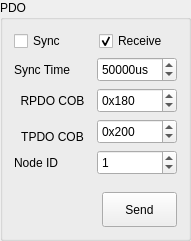
       <widget class="QGroupBox" name="groupBox_6">
        <property name="sizePolicy">
         <sizepolicy hsizetype="Minimum" vsizetype="Preferred">
          <horstretch>0</horstretch>
          <verstretch>0</verstretch>
         </sizepolicy>
        </property>
        <property name="maximumSize">
         <size>
          <width>191</width>
          <height>16777215</height>
         </size>
        </property>
        <property name="title">
         <string>PDO</string>
        </property>
        <layout class="QGridLayout" name="gridLayout_12">
         <item row="0" column="0">
          <widget class="QCheckBox" name="checkBox_sync">
           <property name="maximumSize">
            <size>
             <width>16777215</width>
             <height>30</height>
            </size>
           </property>
           <property name="text">
            <string>Sync</string>
           </property>
          </widget>
         </item>
         <item row="0" column="1">
          <widget class="QCheckBox" name="checkBox_pdoReceive">
           <property name="maximumSize">
            <size>
             <width>16777215</width>
             <height>30</height>
            </size>
           </property>
           <property name="text">
            <string>Receive</string>
           </property>
           <property name="checked">
            <bool>true</bool>
           </property>
          </widget>
         </item>
         <item row="1" column="0" colspan="2">
          <layout class="QGridLayout" name="gridLayout_9">
           <item row="0" column="0">
            <widget class="QLabel" name="rawFilterLabel_10">
             <property name="text">
              <string>Sync Time</string>
             </property>
            </widget>
           </item>
           <item row="0" column="1">
            <widget class="QSpinBox" name="spinBox_syncTime">
             <property name="minimumSize">
              <size>
               <width>0</width>
               <height>25</height>
              </size>
             </property>
             <property name="suffix">
              <string>us</string>
             </property>
             <property name="maximum">
              <number>999999999</number>
             </property>
             <property name="singleStep">
              <number>1000</number>
             </property>
             <property name="value">
              <number>50000</number>
             </property>
            </widget>
           </item>
           <item row="1" column="0">
            <widget class="QLabel" name="rawFilterLabel_11">
             <property name="text">
              <string>RPDO COB</string>
             </property>
             <property name="alignment">
              <set>Qt::AlignCenter</set>
             </property>
            </widget>
           </item>
           <item row="1" column="1">
            <widget class="QSpinBox" name="spinBox_rpdoCOB">
             <property name="minimumSize">
              <size>
               <width>0</width>
               <height>25</height>
              </size>
             </property>
             <property name="prefix">
              <string>0x</string>
             </property>
             <property name="maximum">
              <number>99999</number>
             </property>
             <property name="value">
              <number>384</number>
             </property>
             <property name="displayIntegerBase">
              <number>16</number>
             </property>
            </widget>
           </item>
           <item row="2" column="1" rowspan="2">
            <widget class="QSpinBox" name="spinBox_tpdoCOB">
             <property name="minimumSize">
              <size>
               <width>0</width>
               <height>25</height>
              </size>
             </property>
             <property name="prefix">
              <string>0x</string>
             </property>
             <property name="maximum">
              <number>99999</number>
             </property>
             <property name="value">
              <number>512</number>
             </property>
             <property name="displayIntegerBase">
              <number>16</number>
             </property>
            </widget>
           </item>
           <item row="3" column="0">
            <widget class="QLabel" name="rawFilterLabel_8">
             <property name="text">
              <string>TPDO COB</string>
             </property>
             <property name="alignment">
              <set>Qt::AlignCenter</set>
             </property>
            </widget>
           </item>
           <item row="4" column="0">
            <widget class="QLabel" name="rawFilterLabel_9">
             <property name="text">
              <string>Node ID</string>
             </property>
            </widget>
           </item>
           <item row="4" column="1">
            <widget class="QSpinBox" name="spinBox_pdonodeID">
             <property name="minimumSize">
              <size>
               <width>0</width>
               <height>25</height>
              </size>
             </property>
             <property name="maximum">
              <number>127</number>
             </property>
             <property name="value">
              <number>1</number>
             </property>
            </widget>
           </item>
          </layout>
         </item>
         <item row="2" column="0" colspan="2">
          <spacer name="verticalSpacer_2">
           <property name="orientation">
            <enum>Qt::Vertical</enum>
           </property>
           <property name="sizeHint" stdset="0">
            <size>
             <width>20</width>
             <height>11</height>
            </size>
           </property>
          </spacer>
         </item>
         <item row="3" column="0" colspan="2">
          <layout class="QHBoxLayout" name="horizontalLayout_5">
           <item>
            <spacer name="horizontalSpacer_2">
             <property name="orientation">
              <enum>Qt::Horizontal</enum>
             </property>
             <property name="sizeHint" stdset="0">
              <size>
               <width>107</width>
               <height>20</height>
              </size>
             </property>
            </spacer>
           </item>
           <item>
            <widget class="QPushButton" name="pushButton_pdoSend">
             <property name="sizePolicy">
              <sizepolicy hsizetype="Minimum" vsizetype="Fixed">
               <horstretch>0</horstretch>
               <verstretch>0</verstretch>
              </sizepolicy>
             </property>
             <property name="minimumSize">
              <size>
               <width>75</width>
               <height>35</height>
              </size>
             </property>
             <property name="maximumSize">
              <size>
               <width>16777215</width>
               <height>35</height>
              </size>
             </property>
             <property name="text">
              <string>Send</string>
             </property>
            </widget>
           </item>
          </layout>
         </item>
        </layout>
       </widget>
